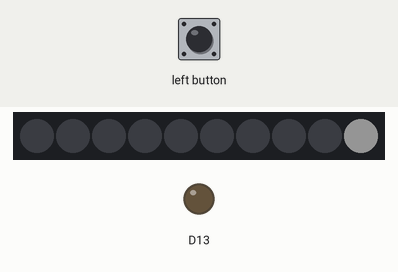
A sketch run on a simulated Adafruit Circuit Playground Express. On the bench: 10 RGB LEDs in strip order, left to right, output pins drawn as LEDs (lit = HIGH). Dim RGB values are drawn brighter than linear.

Above: at 0.1 s.
At 0.9 s:
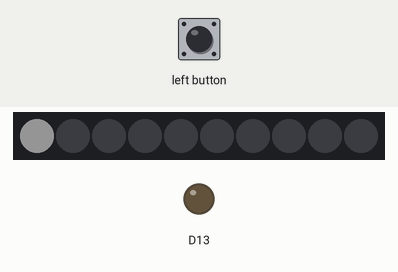
At 1.7 s:
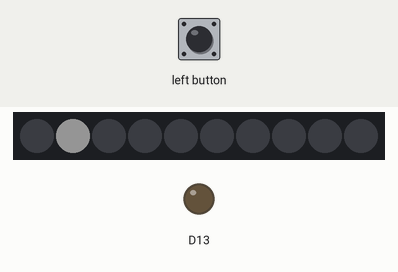
At 2.5 s:
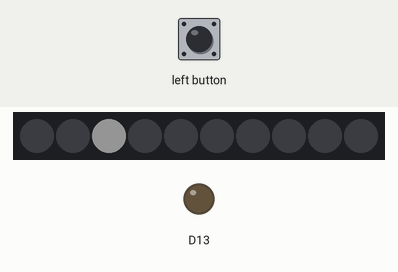
At 4.1 s:
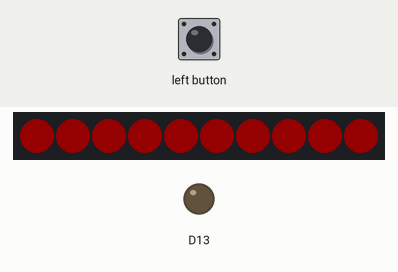

Measured:
- by itself, everything shown: repeats every 6.0 s, in 5 steps
- what the display in image 1 shows lasts 0.8 s, from 0.8 s to 1.6 s
- what the display in image 3 shows lasts 1.6 s, from 2.4 s to 4.0 s
- what the display in image 4 shows lasts 2.0 s, from 4.0 s to 6.0 s

The sketch:

ping_pong.ino
```cpp
#include <Adafruit_CircuitPlayground.h>

int path[] = {7, 8, 9, 0, 1, 2}; // tableau des points de la "balle"
int pos = 2; // index actuel dans path[]
int dir = 1; // direction (+/-)

void setup() {
  CircuitPlayground.begin();
}

void loop() {
  CircuitPlayground.clearPixels();
  CircuitPlayground.setPixelColor(path[pos], 255, 255, 255);
  delay(800);

  // une fois au bout, appuyer sur le bon bouton
  if (path[pos] == 7) {
    if (!waitForButton(false, 800)) {
      gameOver();
      return;
    }
  } else if (path[pos] == 2) {
    if (!waitForButton(true, 800)) {
      gameOver();
      return;
    }
  }

  // change la direction aux bouts
  pos += dir;
  if (pos == 0 || pos == 5) dir = -dir;
}

// Vérifie le bon bouton pendant "windowMs" millisecondes
bool waitForButton(bool needLeft, int windowMs) {
  unsigned long start = millis();
  while (millis() - start < windowMs) {
    if (needLeft && CircuitPlayground.leftButton()) return true;
    if (!needLeft && CircuitPlayground.rightButton()) return true;
  }
  return false;
}

// animation de Game Over
void gameOver() {
  for (int i = 0; i < 10; i++) {
    CircuitPlayground.setPixelColor(i, 255, 0, 0);
  }
  CircuitPlayground.strip.show();
  // music "wawawawaa"
  //CircuitPlayground.playTone(330, 200);
  //delay(50);
  //CircuitPlayground.playTone(294, 200);
  //delay(50);
  //CircuitPlayground.playTone(262, 200);
  //delay(50);
  //CircuitPlayground.playTone(247, 500);
  delay(2000);
  pos = 2;
  dir = 1;
}
```
